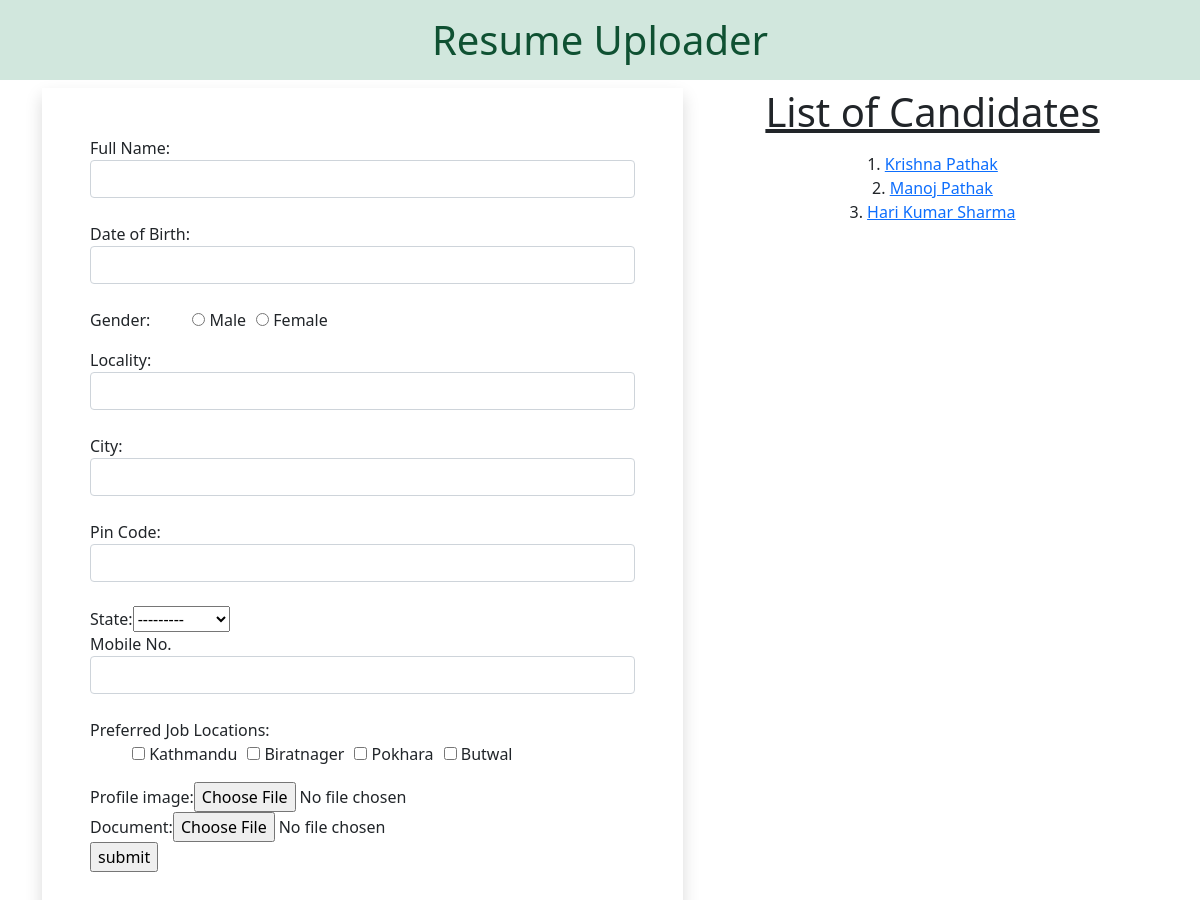
The page / on the database its author committed.
### myapp/models.py (models this page shows)
class Resume(models.Model):
    name= models.CharField(max_length=100)
    dob= models.DateField(auto_now=False,auto_now_add=False)
    gender = models.CharField(max_length=100)
    locality = models.CharField(max_length=100)
    city = models.CharField(max_length=100)
    pin = models.PositiveIntegerField()
    state = models.CharField(choices=STATE_CHOICE,max_length=50)
    mobile = models.PositiveIntegerField()
    email = models.EmailField(max_length=100)
    job_city = models.CharField(max_length=50)
    profile_image = models.ImageField(upload_to='profileimg',blank=True)
    my_file= models.FileField(upload_to='doc',blank=True)

### myapp/views.py (the view)
# urls.py: 2. Add a URL to urlpatterns:  path('', views.home, name='home')
def home(request):
    data=Resume.objects.all()
    if request.method == 'POST':
        fm = ResumeForm(request.POST,request.FILES)
        if fm.is_valid():
            fm.save()
            return HttpResponseRedirect('/')
    else:
        fm = ResumeForm()
        return render(request,'myapp/home.html',{'form':fm,'data':data})

### myapp/forms.py
class ResumeForm(forms.ModelForm):
    gender=forms.ChoiceField(choices=GENDER_CHOICES,widget= forms.RadioSelect)
    job_city=forms.MultipleChoiceField(label='Preferred Job Locations',
    choices=CITY_CHOICES,widget=forms.CheckboxSelectMultiple)
    class Meta:
        model= Resume
        fields = ['name','dob','gender','locality','city',
            'pin','state','mobile','job_city','profile_image','my_file']
        labels = {'name':'Full Name','dob':'Date of Birth','pin':'Pin Code',
        'mobile':'Mobile No.','email':'Email ID','Profile_image':'Profile Image',
        'my_file':'Document'}
        widgets = {
            'name':forms.TextInput(attrs={'class':'form-control'}),
            'dob':forms.DateInput(attrs={'class':'form-control','id':'datepicker'}),
            'locality':forms.TextInput(attrs={'class':'form-control'}),
            'city':forms.TextInput(attrs={'class':'form-control'}),
            'pin':forms.NumberInput(attrs={'class':'form-control'}),
            'mobile':forms.NumberInput(attrs={'class':'form-control'}),
            'email':forms.EmailInput(attrs={'class':'form-control'})
        }

### myapp/templates/myapp/home.html (shortened to what this page needs)
<!DOCTYPE html>
{% load static %}
<html lang="en">
<head>
    <link rel="stylesheet" href="{% static 'myapp/css/bootstrap.css' %}">
    <link rel="stylesheet" href="{% static 'myapp/css/style.css' %%}">
    <link rel="stylesheet" href="//code.jquery.com/ui/1.12.1/themes/base/jquery-ui.css">
    <link rel="stylesheet" href="/resources/demos/style.css">
</head>
<body>
    <h1 class = 'alert-success text-center p-3'>Resume Uploader</h1>
    <div class="container mb-5">
        <div class="row">
            <div class="col-sm-7">
                <form action="" method ='POST' enctype="multipart/form-data" class='shadow p-5'>
                {% for fm in form %}
                <div class='form-group'>
                {{fm.label_tag}}{{fm}}{{fm.errors|striptags}}<br>
                </div>
                {% endfor %}
                <input type="submit" value="submit">
                </form>
            </div>
            <div class="col-sm-5">
                <h1 class= 'text-center mb-3'><u>List of Candidates</u></h1>
              <div class='text-center'>
                {% for dt in data %}
               {{forloop.counter}}. <a href={% url "details" dt.id %}> {{dt.name}}<br> </a>
                {% endfor %}
                </div>
            </div>
        </div>
    </div>
</body>
</html>

### myapp/static/myapp/css/style.css (style rules this page uses)
#id_gender ,#id_job_city { list-style-type: none; display: inline-flex; }
#id_gender>li { padding-left: 10px; }
#id_job_city>li { padding-left: 10px; }

### rows shown on the page
Resume: name "Krishna Pathak"
Resume: name "Manoj Pathak"
Resume: name "Hari Kumar Sharma"

### other values the page prints
{{ fm.label_tag }} "Full Name:" "Date of Birth:" "Gender:" "Locality:" "City:" "Pin Code:" "State:" "Mobile No." "Preferred Job Locations:" "Profile image:" "Document:"
